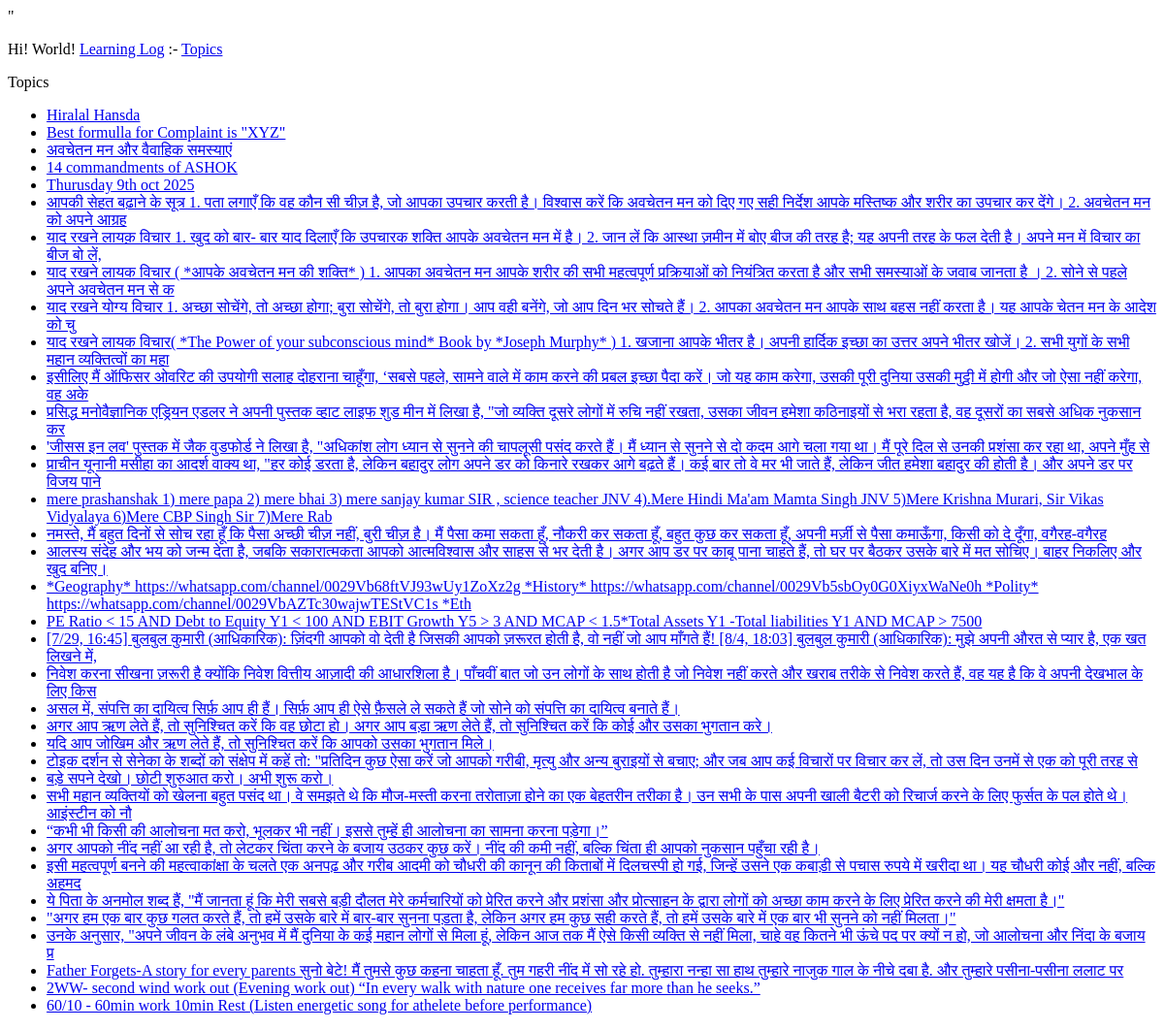
Before: /topics/ with the older database file.
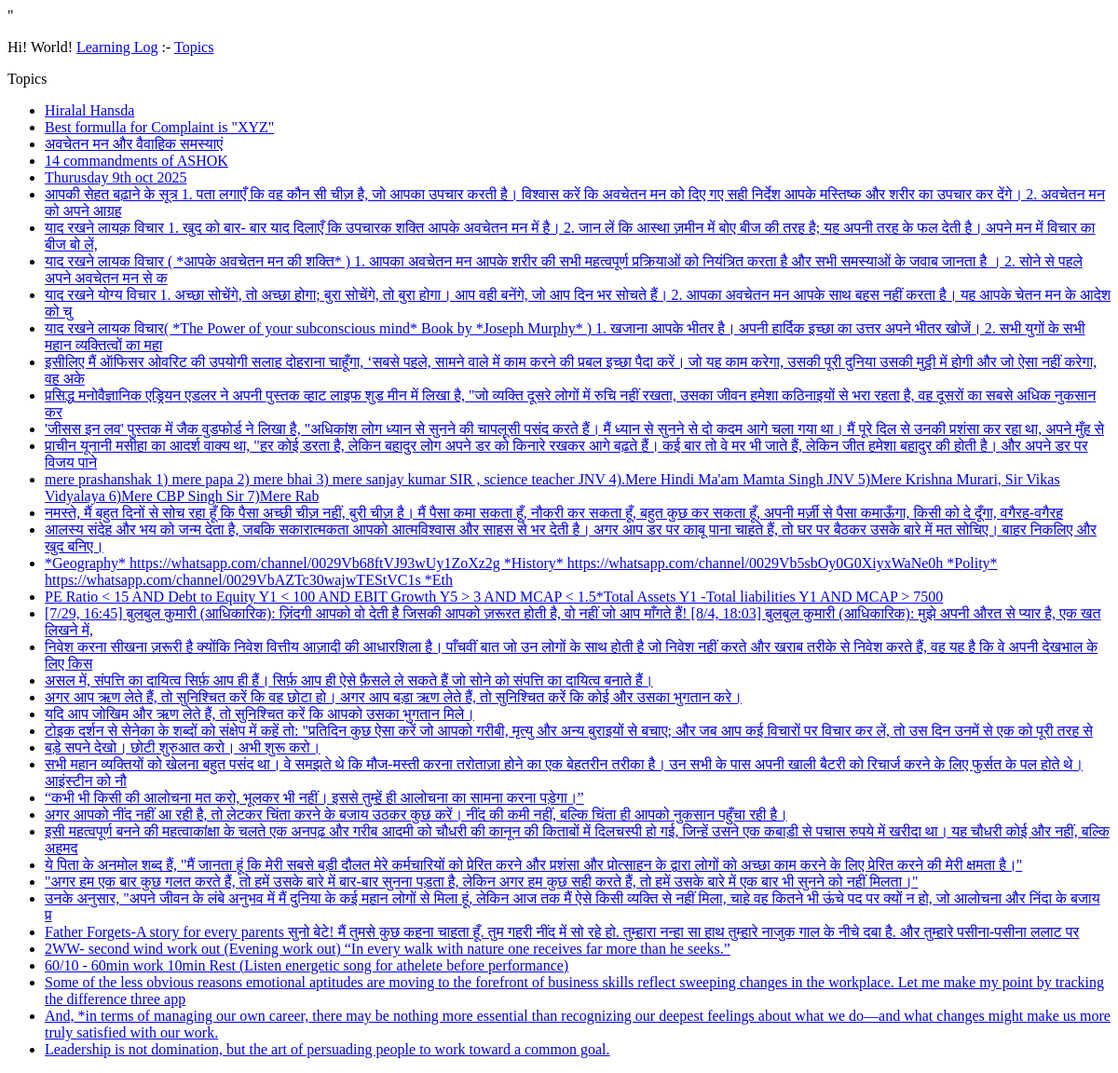
After: the same page with the newer database file.
### learning_logs/models.py (models this page shows)
class Topic(models.Model):
    text = models.CharField(max_length=200)
    date_added = models.DateTimeField(auto_now_add=True)
    def __str__(self):
        return self.text

### learning_logs/views.py (the view)
# urls.py: path('topics/', views.topics, name='topics'),
def topics(request):
   topics = Topic.objects.order_by('date_added')
   context = {'topics': topics}
   return render(request, 'learning_logs/topics.html', context)

### learning_logs/templates/learning_logs/topics.html
{% extends "learning_logs/base.html" %}
{% block content %}
 <p>Topics</p>
 <ul>
 {% for topic in topics %}
  <li> <a href="{% url 'learning_logs:topic' topic.id %}">{{ topic }}</a></li>
 {% empty %}
 <li>No topics have been added yet.</li>
 {% endfor %}
 </ul>
{% endblock content %}

### learning_logs/templates/learning_logs/base.html
"<p>
Hi! World!
<a href="{% url 'learning_logs:index' %}">Learning Log</a> :-
<a href="{% url 'learning_logs:topics' %}">Topics</a>
</p>
{% block content %}{% endblock content %}

Changed rows visible on the page:
added Topic: text "Some of the less obvious reasons emotional aptitudes are moving to the forefront of business skills reflect sweeping changes in the workplace. Let me make my point by tracking the difference three app"
added Topic: text "And, *in terms of managing our own career, there may be nothing more essential than recognizing our deepest feelings about what we do—and what changes might make us more truly satisfied with our work."
added Topic: text "Leadership is not domination, but the art of persuading people to work toward a common goal."
